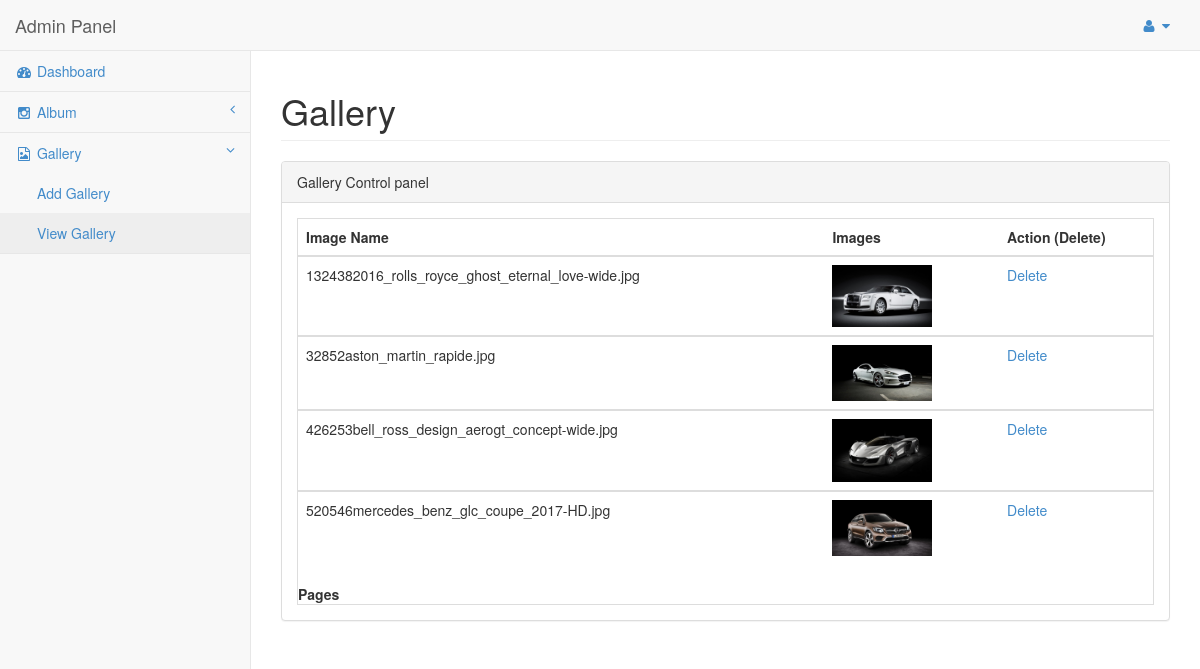
Screenshot of /admin/viewsgimages.php?ids=1 (signed in) with the database file from the repository.
### tables this page shows
CREATE TABLE `tbl_gallery` (
  `gid` int(10) NOT NULL,
  `aid` int(10) NOT NULL,
  `gname` varchar(1000) NOT NULL,
  `gimages` varchar(1000) NOT NULL,
  `date` datetime NOT NULL,
  `status` varchar(20) NOT NULL
);

### admin/viewsgimages.php (the view, shortened to what this page needs)
<?php session_start();
if(isset($_SESSION['uname']))
{
?>
<?php include "header1.php"; ?>
<?php include "menu/gmenu2.php"; ?>
<?php $asid=$_REQUEST['ids']; ?>
<div id="page-wrapper">
            <div class="row">
                <div class="col-lg-12">
                    <h1 class="page-header">Gallery</h1>
                </div>
            </div>
            <div class="row">
                <div class="col-lg-12">
                    <div class="panel panel-default">
                        <div class="panel-heading">
                          Gallery Control panel
                        </div>
                        <div class="panel-body">
                           <div class="table-responsive table-bordered">
                           <?php
include"connect.php";
if (isset($_GET["page"])) { $page = $_GET["page"]; } else { $page=1; };
$start_from = ($page-1) * 20;
$sql = "select * from tbl_gallery where status='process' and aid='$asid' ORDER BY gid ASC LIMIT $start_from, 20";
$rs_result = mysqli_query ($con,$sql);
?>
                                <table class="table">
<thead>
                                        <tr>
                                            <th>Image Name</th>
                                            <th>Images</th>
											<th colspan=2 width="18%">Action (Delete)</th>
                                        </tr>
                                    </thead>
<?php
while ($row = mysqli_fetch_assoc($rs_result)) {
?>
<tbody>
                                        <tr>
                                            <td><?php echo $row["gimages"]; ?></td>
                                            <td><a href='gchangeimage.php?key0=<?php echo  $row["gid"];?>&asid2=<?php echo $row["aid"]; ?>'><img src="gcatch/<?php echo $row["gimages"]; ?>"  width="100px"/></a></td>
                                           <td><a href='gallerydelete.php?key1=<?php echo $row["gid"]; ?> && key2=<?php echo $row["aid"]; ?>'>Delete</a>
                                        </tr>
										</tbody>
<?php
};
?>
</table>
<strong>Pages  </strong>
                                </div>
                                </div>
                            </div>
                        </div>
                    </div>
                </div>
            </div>
<?php
}
else
{
header("location:login.php");
}
?>
</body>
</html>

### admin/header1.php (shortened to what this page needs)
<!DOCTYPE html>
<html lang="en">
<head>
    <link href="css/bootstrap.min.css" rel="stylesheet">
    <link href="css/plugins/metisMenu/metisMenu.min.css" rel="stylesheet">
    <link href="css/sb-admin-2.css" rel="stylesheet">
    <link href="font-awesome-4.1.0/css/font-awesome.min.css" rel="stylesheet" type="text/css">
</head>
<body>
    <div id="wrapper">

### admin/menu/gmenu2.php (shortened to what this page needs)
<nav class="navbar navbar-default navbar-static-top" role="navigation" style="margin-bottom: 0">
            <div class="navbar-header">
                <a class="navbar-brand" href="home.php">Admin Panel</a>
            </div>
            <ul class="nav navbar-top-links navbar-right">
                <li class="dropdown">
                    <a class="dropdown-toggle" data-toggle="dropdown" href="#">
                        <i class="fa fa-user fa-fw"></i>  <i class="fa fa-caret-down"></i>
                    </a>
                </li>
            </ul>
            <div class="navbar-default sidebar" role="navigation">
                <div class="sidebar-nav navbar-collapse">
                    <ul class="nav" id="side-menu">
                        <li>
                            <a href="home.php"><i class="fa fa-dashboard fa-fw"></i> Dashboard</a>                        </li>
<li>
                            <a href="#"><i class="fa fa-instagram fa-fw"></i> Album<span class="fa arrow"></span></a>
                        </li>
<li class="active">
                            <a href="#"><i class="fa fa-file-photo-o fa-fw"></i> Gallery<span class="fa arrow"></span></a>
                            <ul class="nav nav-second-level">
                                <li><?php if(isset($_SESSION['uname'])){?>
                                    <a href="addgallery.php">Add Gallery</a><?php }?></li>
                                <li>
                                  <?php if(isset($_SESSION['uname'])){?>
                                  <a class="active" href="viewsgallery.php">View Gallery</a><?php }?>                                </li>
                            </ul>
                        </li>
</div>
            </div>
        </nav>

### admin/css/sb-admin-2.css (style rules this page uses)
body { background-color: #f8f8f8; }
#wrapper { width: 100%; }
#page-wrapper { padding: 0 15px; min-height: 568px; background-color: #fff; }
@media (min-width:768px) { #page-wrapper { position: inherit; margin: 0 0 0 250px; padding: 0 30px; border-left: 1px solid #e7e7e7; } }
.navbar-top-links li { display: inline-block; }
.navbar-top-links li:last-child { margin-right: 15px; }
.navbar-top-links li a { padding: 15px; min-height: 50px; }
.sidebar .sidebar-nav.navbar-collapse { padding-right: 0; padding-left: 0; }
.sidebar ul li { border-bottom: 1px solid #e7e7e7; }
.sidebar ul li a.active { background-color: #eee; }
.sidebar .arrow { float: right; }
.sidebar .fa.arrow:before { content: "\f104"; }
.sidebar .active>a>.fa.arrow:before { content: "\f107"; }
.sidebar .nav-second-level li, .sidebar .nav-third-level li { border-bottom: 0!important; }
.sidebar .nav-second-level li a { padding-left: 37px; }
@media (min-width:768px) { .sidebar { z-index: 1; position: absolute; width: 250px; margin-top: 51px; } }

### rows the page displays
tbl_gallery: gimages "1324382016_rolls_royce_ghost_eternal_love-wide.jpg", gimages (picture)
tbl_gallery: gimages "32852aston_martin_rapide.jpg", gimages (picture)
tbl_gallery: gimages "426253bell_ross_design_aerogt_concept-wide.jpg", gimages (picture)
tbl_gallery: gimages "520546mercedes_benz_glc_coupe_2017-HD.jpg", gimages (picture)
